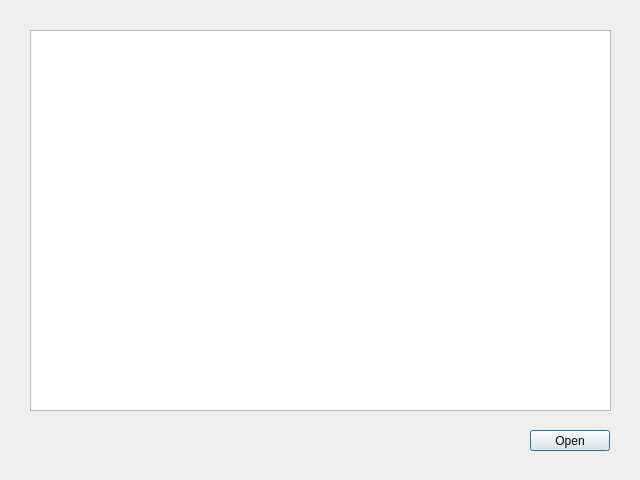
<?xml version="1.0" encoding="UTF-8"?>
<ui version="4.0">
 <class>Locations</class>
 <widget class="QDialog" name="Locations">
  <property name="geometry">
   <rect>
    <x>0</x>
    <y>0</y>
    <width>640</width>
    <height>480</height>
   </rect>
  </property>
  <property name="windowTitle">
   <string>Dialog</string>
  </property>
  <widget class="QPushButton" name="pushButton">
   <property name="geometry">
    <rect>
     <x>530</x>
     <y>430</y>
     <width>80</width>
     <height>21</height>
    </rect>
   </property>
   <property name="text">
    <string>Open</string>
   </property>
  </widget>
  <widget class="QListView" name="listView">
   <property name="geometry">
    <rect>
     <x>30</x>
     <y>30</y>
     <width>581</width>
     <height>381</height>
    </rect>
   </property>
  </widget>
 </widget>
 <resources/>
 <connections/>
</ui>
